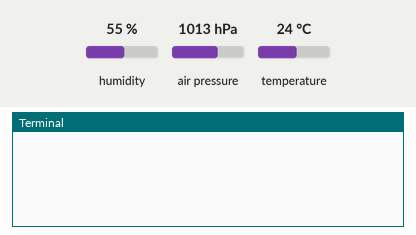
Bench run of a program on a simulated Raspberry Pi (BCM pin numbers). Shown: the last lines printed to the terminal. The inputs (shaded band) are chosen by the test bench; at power-on: humidity 55 %, air pressure 1013 hPa, temperature 24 °C. The clock reads 2024-03-15 10:24:30 at power-on unless the program sets it; files the program writes start out absent; threads take turns every 2 ms.

Above: at 1.2 s.
1.3 s: humidity set to 22 %
At 5.3 s:
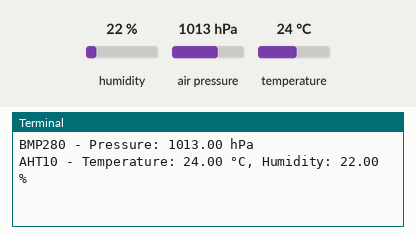
6.5 s: air pressure set to 952 hPa
9.2 s: temperature set to 12 °C
At 10.4 s:
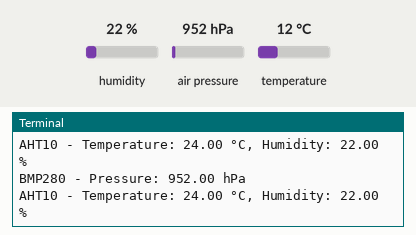

The program:

lectura.py
```python
import threading
import csv
import time
import board
import busio
import adafruit_bmp280
import adafruit_ahtx0

# Global variables to store sensor data
bmp280_pressure = None
aht10_temperature = None
aht10_humidity = None

# Lock for thread-safe access to shared data
data_lock = threading.Lock()

# Function to read BMP280 pressure data
def read_bmp280_pressure():
    global bmp280_pressure
    i2c = busio.I2C(board.SCL, board.SDA)
    try:
        bmp280 = adafruit_bmp280.Adafruit_BMP280_I2C(i2c, address=0x76)
        bmp280.sea_level_pressure = 1013.25
        while True:
            with data_lock:
                bmp280_pressure = bmp280.pressure
            time.sleep(2)
    except Exception as e:
        print(f"Failed to initialize BMP280: {e}")

# Function to read AHT10 temperature and humidity data
def read_aht10_data():
    global aht10_temperature, aht10_humidity
    i2c = busio.I2C(board.SCL, board.SDA)
    try:
        aht10 = adafruit_ahtx0.AHTx0(i2c, address=0x38)
        while True:
            with data_lock:
                aht10_temperature = aht10.temperature
                aht10_humidity = aht10.relative_humidity
            time.sleep(2)
    except Exception as e:
        print(f"Failed to initialize AHT10: {e}")

# Function to write sensor data to CSV file
def write_to_csv():
    csv_filename = "sensor_data.csv"
    fieldnames = ["Timestamp", "BMP280 Pressure (hPa)", "AHT10 Temperature (°C)", "AHT10 Humidity (%)"]

    while True:
        timestamp = time.strftime('%Y-%m-%d %H:%M:%S')
        with data_lock:
            data_row = {
                "Timestamp": timestamp,
                "BMP280 Pressure (hPa)": f"{bmp280_pressure:.2f}" if bmp280_pressure is not None else "",
                "AHT10 Temperature (°C)": f"{aht10_temperature:.2f}" if aht10_temperature is not None else "",
                "AHT10 Humidity (%)": f"{aht10_humidity:.2f}" if aht10_humidity is not None else ""
            }

        # Write data to CSV file
        try:
            with open(csv_filename, mode='a', newline='') as csv_file:
                writer = csv.DictWriter(csv_file, fieldnames=fieldnames)
                if csv_file.tell() == 0:
                    writer.writeheader()
                writer.writerow(data_row)
        except Exception as e:
            print(f"Error writing to CSV: {e}")

        time.sleep(5)  # Adjust sleep time as needed

# Create threads for BMP280 pressure, AHT10 temperature/humidity, and CSV writing
bmp280_thread = threading.Thread(target=read_bmp280_pressure)
aht10_thread = threading.Thread(target=read_aht10_data)
csv_thread = threading.Thread(target=write_to_csv)

# Start threads
bmp280_thread.start()
aht10_thread.start()
csv_thread.start()

# Main thread to print sensor data
try:
    while True:
        with data_lock:
            if bmp280_pressure is not None:
                print(f"BMP280 - Pressure: {bmp280_pressure:.2f} hPa")
            if aht10_temperature is not None and aht10_humidity is not None:
                print(f"AHT10 - Temperature: {aht10_temperature:.2f} °C, Humidity: {aht10_humidity:.2f} %")
        time.sleep(5)  # Adjust sleep time as needed
except KeyboardInterrupt:
    # Handle Ctrl+C gracefully to stop threads
    bmp280_thread.join()
    aht10_thread.join()
    csv_thread.join()
    print("\nThreads stopped.")
```

Measured:
- after the input at 1.3 s, the terminal: prints a new line after 3.7 s (image 1)
